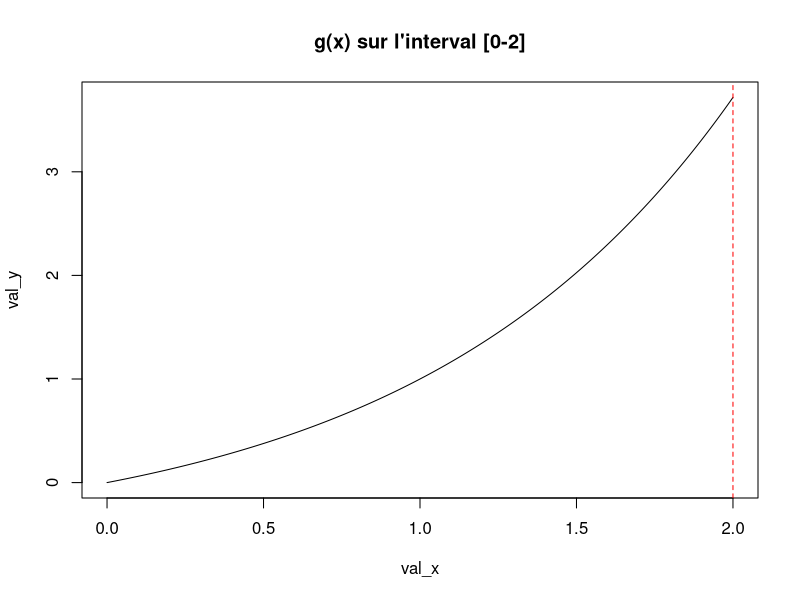
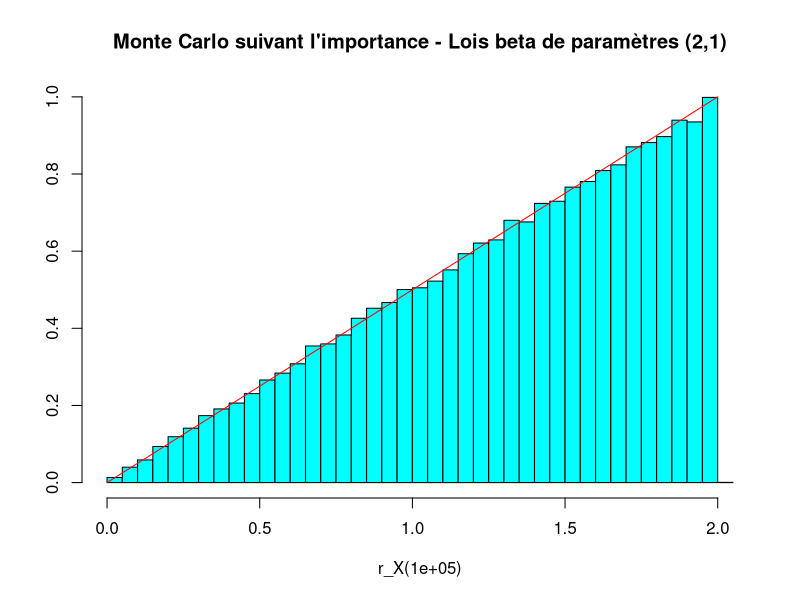
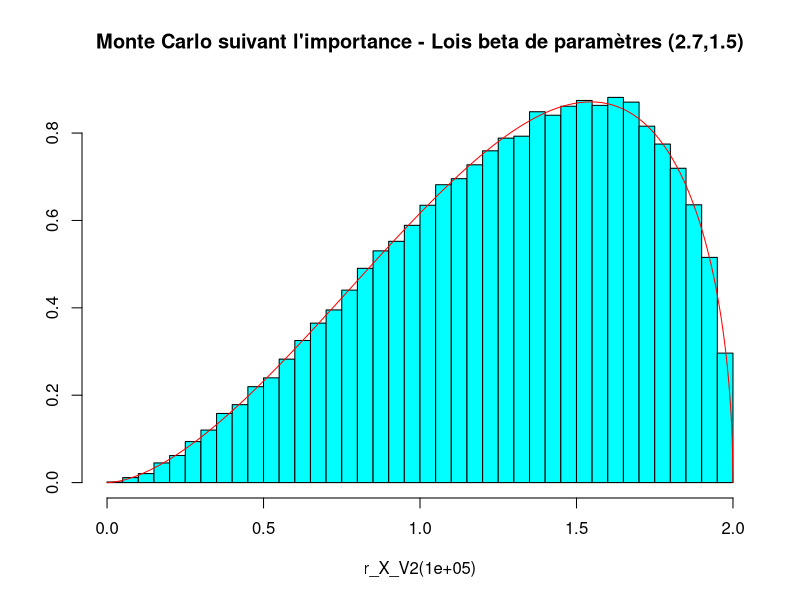
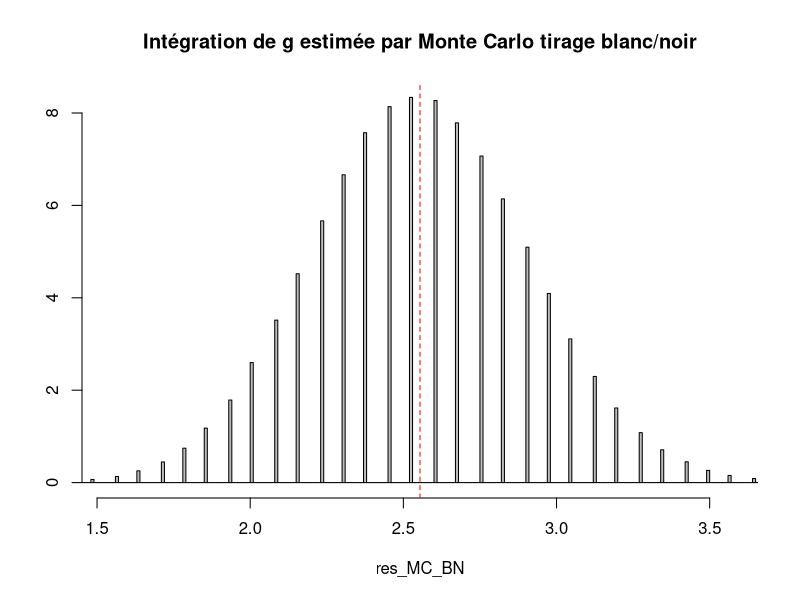
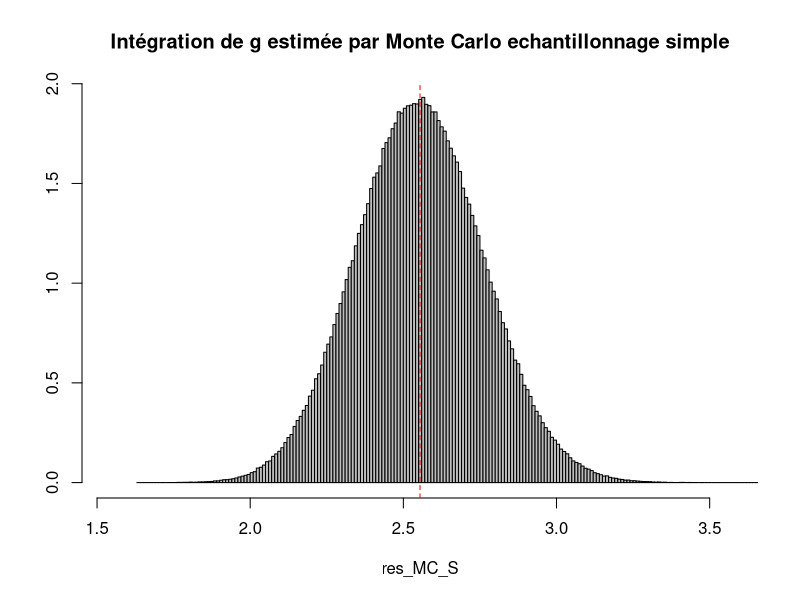

These charts were generated, in order, by the following R code: (Note: a time limit stopped this script after it produced the figures.)
#Simualtions en Biologie - Méthodes stochastiques
#-------------------------------------------------
#------------------------------------------------

require(MASS)

#Exercice 2 : Methodes Monte Carlo
#*********************************

#Il s'agit ici de comparer les methodes d'integration Monte Carlo.
#Les méthodes de Monte Carlo sont des modèles de simulation stochastiques.
#Trois methodes seront evaluees : MC "tirage noir ou blanc", MC simple, et MC suivant l'importance.

#1) La fonction à simuler g(x)
#-----------------------------

#Afin de mettre en place efficacement les modeles de simulation il faut bien connaître la fonction.
#En effet pour simuler une variable aleataoire continue il est necessaire de calculer son integrale.

g = function(x) {                 #g est une fonction exponentielle.
  return((exp(x)-1)/(exp(1)-1))
}

#Visualisation de g sur un interval [0-2]
val_x = seq(from=0, to=2, len=1000)
val_y = g(val_x)
plot(val_x, val_y, type="l", main="g(x) sur l'interval [0-2]")      #L'allure de la courbe est bien exponentielle.

#Verification de la valeur de l'integrale de g sur [0-2]
I_True = (exp(2)-3)/(exp(1)-1)      #On integre g de 0 à 2
print(I_True)
#La valeur réelle de l'intégrale de g sur [0-2] est 2.554328 ce qui correspond à l'air sous g de 0 à 2.
abline(v=2, lty=2, col="red")

integrate(g, lower=0, upper=2)
#la valeur de l'integrale de g pour l'interval [0-2] est de 2.554328
#g(2) = integ(g)[0-2] --> On retrouve bien la même valeur.

#2) Methode de Monte Carlo par tirage noir ou blanc sur l'interval [0-2]
#-----------------------------------------------------------------------

#Le principe est basé sur le tirage au hasard des points.
#Il faut donc définir la surface et échantillonner l'espace de manière uniforme
#Si l'intégrale correspond à un rectangle les X et Y seront tirés de manière uniforme
#La délimitation du rectangle passe par le choix d'un majorant

#Choix du majorant : g(2) est le majorant optimale car sur l'interval choisit g(2) est le plus petit majorant possible.

MC_BN = function(n) {
  m = g(2)    #choix du majorant
  u = runif(n, min = 0, max = 2)    #Tirage uniforme dans g sur l'intervale [0-2]
  v = runif(n, min = 0, max = m)    #Tirage uniforme dans le rectangle sur l'intervale [0-m]
  s = m*2       #La loi uniforme est entre [0-1]. On applique un facteur 2 au majorant car on évalue sur l'intervale [0-2]
  ns = sum(v<g(u))    #nombre de succes = nombre de tirage en dessous de g(u)
  return(ns/n*s)
}

MC_BN(1000) #A lancer plusieurs fois
# Nous lançons 3 fois : 2.535868 , 2.751529, 2.587924
#Les valeurs obtenues sont proches de la valeur attendue (pour rappel valeur vraie de l'intégrale = 2.554328)

#3) Methode de Monte Carlo par echantillonage simple sur l'interval [0-2]
#-----------------------------------------------------------------------

#La méthode de Monte Carlo dite simple est une methode d'echantillonnage par décomposition de la fonction g
#g est alors exprimé comme le produit d'une fonction quelquonque et sa fonction de densité
#Dans ce cas, le calcul d'intégrale s'approche du calcul de l'Espérance.
#Dans le cas simple, la variable à échantillonner suit une loi uniforme

MC_S = function(n) {
  x = runif(n, min=0, max=2)
  return(2*sum(g(x))/n)
}
#le 2 correspond au dunif de la fonction sur l'intervale [0-2]. Ici on peut le sortir, et le multiplier par l'espérance de g(x)

MC_S(1000) #A lancer plusieurs fois
#Nous lançons 3 fois : 2.684689 , 2.559881, 2.60517
#Les valeurs obtenues sont proches de la valeur attendue (pour rappel valeur vraie de l'intégrale = 2.554328)

#4) Methode de Monte Carlo par echantillonnage suivant l'importance sur l'interval [0-2]
#-------------------------------------------------------------------------------------

#Cette méthode diffère de la méthode simple par la méthode d'échantillonage.
#La variable à échantillonner ne suit pas une loie uniforme.
#Dans ce cas il faut echantillonner pour se rapprocher au mieux de g.
#Cette méthode permet d'echantillonner dans les zones qui ont le plus d'importance.

#Pour construire l'echantillonnage, il faut créer une fonction qui permet de tirer et une fonction qui permet d'avoir la densité.

#La fonction pour le tirage(r_X) doit être du type bêta et va échantilloner entre 0 et 1 (pas [0-2] car impossible avec lois de type bêta).
#La solution pour rester dans l'interval [0-2]  c'est de tout multiplier par 2 or de la fonction.
r_X = function(n) {
  return(2*rbeta(n, shape1 = 2, shape2 = 1))# On créé le Y=aX avec a=2
}

#fonction de densité de probabilité de x
d_X = function(x) {
  return(1/2*dbeta(x/2, shape1 = 2, shape2 = 1))# Il faut diviser par 2 à cause de la transformation Y=aX car dbeta ne peut pas accepter des valeurs hor de [0-1]
}

#Validation graphique de r_X et d_X
truehist(r_X(100000), main="Monte Carlo suivant l'importance - Lois beta de paramètres (2,1)")
val_x = seq(from=0, to=2, len=1000)
val_y = d_X(val_x)
lines(val_x, val_y, col="red")

#Integration
MC_I_1 = function(n) {
  x = r_X(n)   #tirage dans la loi beta de la variable aléatoire
  xx = g(x)/d_X(x)  #xx est ici la fonction quelconque. Pour l'exprimer on divise g par sa densité de probabilité
  return(mean(xx))  #I=E[xx]
}
MC_I_1(1000) #A lancer plusieurs fois
#Nous lançons 3 fois : 2.59096 , 2.558245, 2.538063
#Les valeurs obtenues sont proches de la valeur attendue (pour rappel valeur vraie de l'intégrale = 2.554328)

#5) Methode de Monte Carlo par echantillonnage suivant l'importance sur l'interval [0-2] - Lois beta V2
#------------------------------------------------------------------------------------------------------

#Modifions les paramètres de la loi beta pour proposer une autre fonction de densité
r_X_V2 = function(n) {
  return(2*rbeta(n, shape1 = 2.7, shape2 = 1.5))
}
d_X_V2 = function(x) {
  return(1/2*dbeta(x/2, shape1 = 2.7, shape2 = 1.5))
}

#Validation graphique de r_X_V2 et d_X_V2
truehist(r_X_V2(100000), main="Monte Carlo suivant l'importance - Lois beta de paramètres (2.7,1.5)")
val_x = seq(from=0, to=2, len=1000)
val_y = d_X_V2(val_x)
lines(val_x, val_y, col="red")

#Integration
MC_I_2 = function(n) {
  x = r_X_V2(n) 
  xx = g(x)/d_X_V2(x) 
  return(mean(xx))
}
MC_I_2(1000) #A lancer plusieurs fois
#Nous lançons 3 fois : 2.586437 , 2.588031, 2.561564
#Les valeurs obtenues sont proches de la valeur attendue (pour rappel valeur vraie de l'intégrale = 2.554328)

#6) Comparer l'efficacité des différentes méthodes
#--------------------------------------------------

#Les méthodes seront évaluées sur la même taille d'échantillon n(petit), et sur le même nombre de répétition nrep (grand)
#Evaluation graphique et par comparaison des mse (mean square error) et des moyennes
n=100
n_rep=1000000
val_x = seq(from=0, to=4, len=1000)

#Monte Carlo par tirage blanc ou noir (MC_BN)
res_MC_BN = rep(NA, n_rep)
for (i in 1:n_rep) {
  res_MC_BN[i] = MC_BN(n)
}

truehist(xlim=range(I_True), res_MC_BN, col = "gray", main="Intégration de g estimée par Monte Carlo tirage blanc/noir")
abline(v=I_True, lty=2, col="red")

mse_MC_BN = round(mean((res_MC_BN-I_True)^2),2)
moy_MC_BN = round(mean(res_MC_BN),2)
print(moy_MC_BN)
print(mse_MC_BN)
#La methode de Monte Carlo par tirage blanc/noir appliquée à g a un mse de 0.12 et une moeyenne de 2.55

#Monte Carlo par échantillonnage simple (MC_S)
res_MC_S = rep(NA, n_rep)
for (i in 1:n_rep) {
  res_MC_S[i] = MC_S(n)
}

truehist(xlim=range(I_True), res_MC_S, col = "gray", main="Intégration de g estimée par Monte Carlo echantillonnage simple")
abline(v=I_True, lty=2, col="red")

mse_MC_S = round(mean((res_MC_S-I_True)^2),2)
moy_MC_S = round(mean(res_MC_S),2)
print(moy_MC_S)
print(mse_MC_S)
#La methode de Monte Carlo par tirage blanc/noir appliquée à g a un mse de 0.04 et une moyenne de 2.55

#Monte Carlo par échantillonnage d'importance V1 (MC_I_1)
res_MC_I_1 = rep(NA, n_rep)
for (i in 1:n_rep) {
  res_MC_I_1[i] = MC_I_1(n)
}

truehist(xlim=range(I_True), res_MC_I_1, col = "gray", main="Intégration de g estimée par Monte Carlo echantillonnage d'importance V1")
abline(v=I_True, lty=2, col="red")

mse_MC_I_1 = round(mean((res_MC_I_1-I_True)^2),2)
moy_MC_I_1 = round(mean(res_MC_I_1),2)
print(moy_MC_I_1)
print(mse_MC_I_1)
#La methode de Monte Carlo par tirage blanc/noir appliquée à g a un mse de 0 et une moyenne de 2.55

#Monte Carlo par échantillonnage d'importance V2 (MC_I_2)
res_MC_I_2 = rep(NA, n_rep)
for (i in 1:n_rep) {
  res_MC_I_2[i] = MC_I_2(n)
}

truehist(xlim=range(I_True), res_MC_I_2, col = "gray", main="Intégration de g estimée par Monte Carlo echantillonnage d'importance V2")
abline(v=I_True, lty=2, col="red")

mse_MC_I_2 = round(mean((res_MC_I_2-I_True)^2),2)
moy_MC_I_2 = round(mean(res_MC_I_2),2)
print(moy_MC_I_2)
print(mse_MC_I_2)
#La methode de Monte Carlo par tirage blanc/noir appliquée à g a un mse de 0.03 et une moyenne de 2.55

#Exercice 3 :
#*********************************
























#Exercice 4 : Chaine de Markov et Inférence Bayésienne
#*****************************************************

#Expression de la loi à priori de theta

rtheta=runif(100,0,1)   #tirage uniforme des valeures aléatoires
dtheta=dunif(rtheta)    #Expression de la densité
#Vérification de la cohérence graphique
truehist(rtheta, main="Lois à priori de Theta entre 0 et 1")
lines(rtheta, dtheta, col="red")

#Densité de la loi à Posteriori d_target

# La varibale qualitative (statut mutant) suit une loi Binomiale
# La vraissemblance P[X=70] sachant theta s'exprime donc en dbinom en focntion de dtheta
P_X70_theta=dbinom(dtheta,100,0.7)

# Expression de la densité de la loi cible
d_target = function(x) {     #x ici est notre variable à estimer c'est à dire pi[theta]
  return(x*P_X70_theta/0.7)    # la densité est le produit de pi[theta] et de la vraissemblance à 70 divisé par la probabilité de tirer un mutant
}
#Visualisation graphique de d_target
val_x = seq(from=-10, to=8, len=100)
val_y = d_target(val_x)
plot(val_x, val_y, col="red", type="l", main = "d_target pour P[X=70]")
     
#Choix de la loi de proposition : loi normale
rprop <- function(from_x) {
  return(rnorm(1, mean=from_x, sd=1))
}

dprop <- function(to_x, from_x) {
  return(dnorm(to_x, mean=from_x, sd=1))
}

#Expression de la fonction cible selon un algo MCMC
r_target <- function(n){
  x = (rep(NA,n)) #Pas d'allocation de mémoire
  x[1] = 5
  for (i in 1:(n-1)){
    yi = rprop(x[i]) #Pour chaque xi on propose une valeur yi suivant la loi de proposition (démarche pas à pas)
    p = min (c(1, d_target(yi)/d_target(x[i])) * (dprop(x[i], yi)/dprop(yi, x[i])))
    u = runif(1)
    if(u <= p){
      x[i+1] = yi    #On accepte ou on rejette yi selon une règle d'acceptation/rejet.
    }else{
      x[i+1] = x[i]
    }
  }  
  return(x)         
}

n = 10000
x = r_target(n)

truehist(x, col="gray", main="r_target selon un algorithme MCMC")
val_x = seq(from=-10, to=10, len=1000)
val_y = d_target(val_x)
lines(val_x, val_y, col="red", lwd=2)
#d_target et r_target ne se supperposent pas. I doit y avoir un souci dans notre code.

#Malheureusement nous ne sommes pas allées plus loin pour cet exercice par manque de compréhension des notions bayésiennes.
